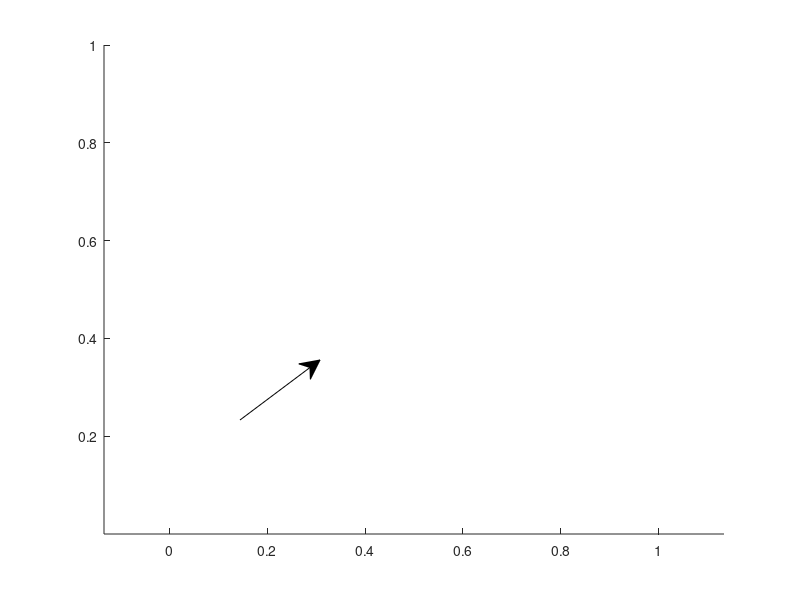

Write MATLAB code to recreate this figure. (Note: this script raises an error after producing the figure.)
figure;
axis equal;
hold on;
ha = annotation('arrow');  % store the arrow information in ha
ha.Parent = gca;           % associate the arrow the the current axes
ha.X = [1 1.5];          % the location in data units
ha.Y = [1 1.5];   

ha.LineWidth  = 1;          % make the arrow bolder for the picture
ha.HeadWidth  = 10;
ha.HeadLength = 10;

ha2 = annotation('arrow');  % store the arrow information in ha
ha2.Parent = gca;           % associate the arrow the the current axes
ha2.X = [1 1.5];          % the location in data units
ha2.Y = [1 0.1];   

ha2.LineWidth  = 1;          % make the arrow bolder for the picture
ha2.HeadWidth  = 10;
ha2.HeadLength = 10;

ha3 = annotation('arrow');  % store the arrow information in ha
ha3.Parent = gca;           % associate the arrow the the current axes
ha3.X = [1 1.5];          % the location in data units
ha3.Y = [1 1];   

ha3.LineWidth  = 1;          % make the arrow bolder for the picture
ha3.HeadWidth  = 10;
ha3.HeadLength = 10;
plot(1,1,'.', 'MarkerSize', 20)